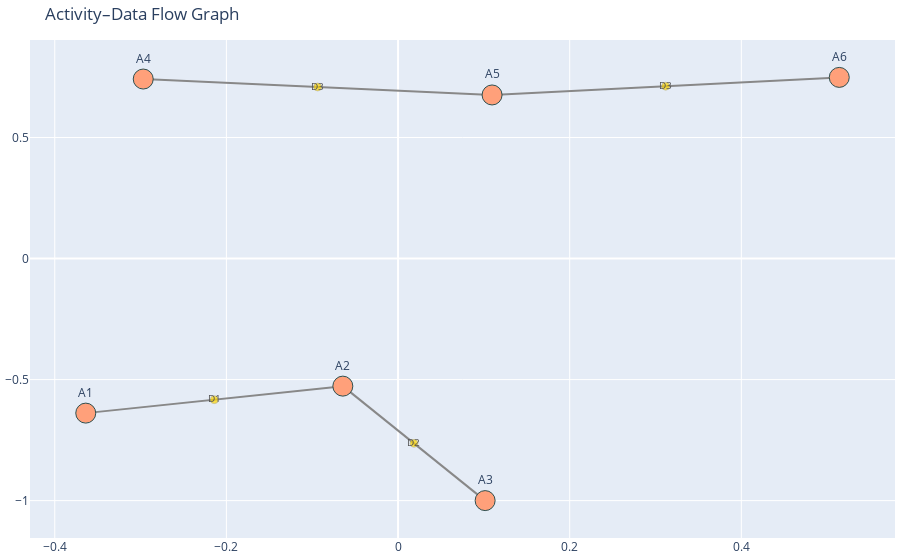

The code cell stored with this chart in its notebook:
### Code cell
# ==========================================
# Cell 4: Activities → Data Flow Graph
# ==========================================
act_path = repo_root / 'build' / 'results' / 'mission-control' / 'activities.json'
if not act_path.exists():
    raise FileNotFoundError(f"Activities file not found at {act_path} (repo_root={repo_root})")

with act_path.open() as f:
    data = json.load(f)

bindings = data.get('results', {}).get('bindings', [])
nodes = {}  # activity_name -> description
edges = {}  # (a1, a2) -> (data_uri, datadesc)

for b in bindings:
    a1_uri = b.get('a1', {}).get('value')
    a1_desc = b.get('desc1', {}).get('value')
    a2_uri = b.get('a2', {}).get('value')
    a2_desc = b.get('desc2', {}).get('value')
    data_uri = b.get('d', {}).get('value')
    datadesc = b.get('datadesc', {}).get('value')

    a1_name = short_from_uri(a1_uri)
    a2_name = short_from_uri(a2_uri)
    data_name = short_from_uri(data_uri)

    if a1_name:
        if a1_name not in nodes:
            nodes[a1_name] = a1_desc
    if a2_name:
        if a2_name not in nodes:
            nodes[a2_name] = a2_desc
    
    # Store edge with data URI and description
    if a1_name and a2_name:
        edges[(a1_name, a2_name)] = (data_name, datadesc)

G_activities = nx.DiGraph()  # Directed graph for activities
for n, d in nodes.items():
    G_activities.add_node(n, description=d)
for (a1, a2), (data_name, dd) in edges.items():
    G_activities.add_edge(a1, a2, data_name=data_name, datadesc=dd)

pos = nx.spring_layout(G_activities, seed=42)

# --- Build edge traces (lines only, no hover) ---
edge_x, edge_y = [], []
for u, v in G_activities.edges():
    x0, y0 = pos[u]
    x1, y1 = pos[v]
    edge_x.extend([x0, x1, None])
    edge_y.extend([y0, y1, None])

edge_trace = go.Scatter(
    x=edge_x, y=edge_y,
    mode='lines',
    line=dict(width=2, color='#888'),
    hoverinfo='none',
    showlegend=False
)

# --- Build edge label trace (at midpoint of each edge) ---
edge_label_x, edge_label_y, edge_label_text, edge_label_hover = [], [], [], []
for u, v in G_activities.edges():
    x0, y0 = pos[u]
    x1, y1 = pos[v]
    # Midpoint of edge
    mid_x = (x0 + x1) / 2
    mid_y = (y0 + y1) / 2
    
    data_name = G_activities.edges[u, v].get('data_name', '')
    datadesc = G_activities.edges[u, v].get('datadesc', '')
    
    edge_label_x.append(mid_x)
    edge_label_y.append(mid_y)
    edge_label_text.append(data_name)
    edge_label_hover.append(f"{data_name}<br>{datadesc}")

edge_label_trace = go.Scatter(
    x=edge_label_x, y=edge_label_y,
    mode='markers+text',
    text=edge_label_text,
    textposition='middle center',
    textfont=dict(size=10, color='#555'),
    hovertext=edge_label_hover,
    hoverinfo='text',
    marker=dict(size=8, color='#FFD700', opacity=0.7, line=dict(width=0.5, color='#888')),
    showlegend=False
)

# --- Build node trace ---
node_x, node_y, hover_text, labels, node_colors = [], [], [], [], []
for n in G_activities.nodes():
    x, y = pos[n]
    node_x.append(x)
    node_y.append(y)
    desc = G_activities.nodes[n].get('description') or ''
    hover_text.append(f"{n}<br>{desc}")
    labels.append(n)
    
    # Color-code activities (A prefix) with a distinct color
    if n.startswith('A') and n[1:].isdigit():
        node_colors.append('LightSalmon')
    else:
        node_colors.append('LightGray')

node_trace = go.Scatter(
    x=node_x, y=node_y,
    mode='markers+text',
    text=labels,
    textposition='top center',
    hovertext=hover_text,
    hoverinfo='text',
    marker=dict(size=20, color=node_colors, line=dict(width=1, color='DarkSlateGrey')),
    showlegend=False
)

fig_activities = go.Figure(
    data=[edge_trace, edge_label_trace, node_trace],
    layout=go.Layout(
        title='Activity–Data Flow Graph',
        showlegend=False,
        hovermode='closest',
        margin=dict(b=20, l=5, r=5, t=40)
    )
)

fig_activities.show()

### Figure 1 — Plotly figure (JSON) as saved in the notebook; plotly's stock layout.template omitted (floating-point values rounded to 4 significant figures)
{"data": [{"hoverinfo": "none", "line": {"color": "#888", "width": 2}, "mode": "lines", "showlegend": false, "type": "scatter", "x": [-0.06432, 0.1015, null, -0.3639, -0.06432, null, 0.1096, 0.5141, null, -0.2969, 0.1096, null], "y": [-0.5272, -1.0, null, -0.6386, -0.5272, null, 0.6758, 0.7483, null, 0.7416, 0.6758, null]}, {"hoverinfo": "text", "hovertext": ["D2<br>Parsed positional and status data for fire and drones.", "D1<br>Raw telemetry JSON packets.", "D3<br>Message text or structured task command.", "D3<br>Message text or structured task command."], "marker": {"color": "#FFD700", "line": {"color": "#888", "width": 0.5}, "opacity": 0.7, "size": 8}, "mode": "markers+text", "showlegend": false, "text": ["D2", "D1", "D3", "D3"], "textfont": {"color": "#555", "size": 10}, "textposition": "middle center", "type": "scatter", "x": [0.01858, -0.2141, 0.3118, -0.09368], "y": [-0.7636, -0.5829, 0.7121, 0.7087]}, {"hoverinfo": "text", "hovertext": ["A2<br>Receive and parse incoming data stream.", "A3<br>Update map visualization layer with new fire and drone data.", "A1<br>Request live telemetry from Fire Cloud.", "A5<br>Receive AI Warden response or task proposal.", "A6<br>Display AI message in chat interface and await user approval.", "A4<br>Send operator message to AI Warden."], "marker": {"color": ["LightSalmon", "LightSalmon", "LightSalmon", "LightSalmon", "LightSalmon", "LightSalmon"], "line": {"color": "DarkSlateGrey", "width": 1}, "size": 20}, "mode": "markers+text", "showlegend": false, "text": ["A2", "A3", "A1", "A5", "A6", "A4"], "textposition": "top center", "type": "scatter", "x": [-0.06432, 0.1015, -0.3639, 0.1096, 0.5141, -0.2969], "y": [-0.5272, -1.0, -0.6386, 0.6758, 0.7483, 0.7416]}], "layout": {"hovermode": "closest", "margin": {"b": 20, "l": 5, "r": 5, "t": 40}, "showlegend": false, "title": {"text": "Activity–Data Flow Graph"}}}
